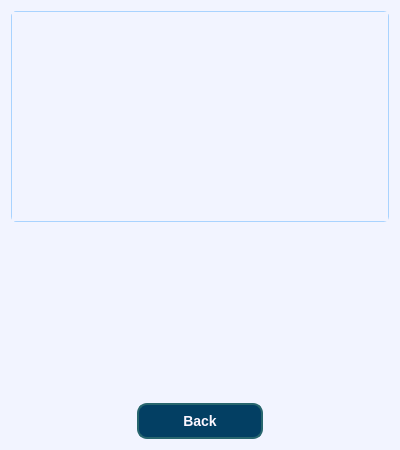
<?xml version="1.0" encoding="UTF-8"?>
<ui version="4.0">
 <class>clients_window</class>
 <widget class="QWidget" name="clients_window">
  <property name="geometry">
   <rect>
    <x>0</x>
    <y>0</y>
    <width>400</width>
    <height>450</height>
   </rect>
  </property>
  <property name="windowTitle">
   <string>clients_window</string>
  </property>
  <property name="styleSheet">
   <string notr="true">QWidget {
    background-color: rgb(242, 244, 255); /* Светлый фон */
}

QMessageBox {
    background-color: rgb(242, 244, 255); /* Светлый фон */
    color: rgb(3, 63, 99); /* Темно-синий цвет текста для контраста */
    border: 2px solid rgb(40, 102, 110); /* Бирюзовая обводка */
    border-radius: 8px; /* Закругленные углы */
}

QMessageBox QLabel {
    color: rgb(3, 63, 99); /* Темный цвет текста */
    font-size: 14px; /* Размер шрифта */
}
QMessageBox QPushButton {
    background-color: rgb(3, 63, 99); /* Синий фон кнопки */
    color: rgb(252, 247, 255); /* Белый цвет текста */
    border: none;
    border-radius: 5px;
    padding: 6px 12px; /* Отступы для приятного вида */
}
QMessageBox QPushButton:hover {
    background-color: rgb(40, 102, 110); /* Цвет при наведении */
}
QInputDialog {
    background-color: rgb(242, 244, 255); /* Светлый фон */
    color: rgb(3, 63, 99); /* Темно-синий цвет текста */
    border: 2px solid rgb(40, 102, 110); /* Бирюзовая обводка */
    border-radius: 8px; /* Закругленные углы */
}

QInputDialog QLabel {
    color: rgb(3, 63, 99); /* Темный синий цвет текста */
    font-size: 14px; /* Размер шрифта */
}

QInputDialog QLineEdit {
    background-color: rgb(252, 247, 255); /* Светлый фон поля ввода */
    color: rgb(3, 63, 99); /* Темный текст */
    border: 1px solid rgb(124, 152, 133); /* Граница поля ввода */
    border-radius: 5px; /* Закругленные углы поля ввода */
    padding: 4px; /* Внутренние отступы */
}

QInputDialog QPushButton {
    background-color: rgb(3, 63, 99); /* Синий фон кнопки */
    color: rgb(252, 247, 255); /* Белый цвет текста */
    border: none;
    border-radius: 5px;
    padding: 6px 12px; /* Отступы для приятного вида */
}

QInputDialog QPushButton:hover {
    background-color: rgb(40, 102, 110); /* Цвет при наведении */
}
QPushButton {
    background-color: rgb(3, 63, 99); /* Тёмно-синий основной цвет */
    color: rgb(252, 247, 255); /* Белый цвет текста */
    border: 2px solid rgb(40, 102, 110); /* Бирюзовая обводка */
    border-radius: 10px; /* Закруглённые края */
    padding: 8px 16px; /* Отступы для приятного вида */
    font-size: 14px; /* Размер шрифта */
    font-weight: bold; /* Жирный текст */
}
QPushButton:hover {
    background-color: rgb(40, 102, 110); /* Цвет кнопки при наведении */
    color: rgb(218, 223, 247); /* Голубой текст при наведении */
}
QPushButton:pressed {
    background-color: rgb(124, 152, 133); /* Цвет при нажатии */
}
QScrollArea {
    background-color: rgb(242, 244, 255); /* Светлый фон */
    border: 1px solid rgb(169, 211, 255); /* Тонкая граница */
    border-radius: 5px; /* Закругленные углы */
}
QScrollBar:vertical {
    background-color: rgb(242, 244, 255); /* Цвет фона скроллбара */
    width: 10px; /* Ширина скроллбара */
}
QScrollBar::handle:vertical {
    background-color: rgb(3, 63, 99); /* Основной цвет ползунка */
    border-radius: 5px;
    min-height: 20px; /* Минимальная высота ползунка */
}
QScrollBar::add-line:vertical, QScrollBar::sub-line:vertical {
    background: none; /* Без линий сверху и снизу */
    height: 0px;
}
</string>
  </property>
  <layout class="QGridLayout" name="gridLayout_2">
   <item row="0" column="0">
    <widget class="QScrollArea" name="scrollArea">
     <property name="widgetResizable">
      <bool>true</bool>
     </property>
     <widget class="QWidget" name="scrollAreaWidgetContents">
      <property name="geometry">
       <rect>
        <x>0</x>
        <y>0</y>
        <width>380</width>
        <height>211</height>
       </rect>
      </property>
     </widget>
    </widget>
   </item>
   <item row="1" column="0">
    <layout class="QGridLayout" name="gridLayout">
     <item row="0" column="0">
      <spacer name="horizontalSpacer">
       <property name="orientation">
        <enum>Qt::Orientation::Horizontal</enum>
       </property>
       <property name="sizeHint" stdset="0">
        <size>
         <width>40</width>
         <height>20</height>
        </size>
       </property>
      </spacer>
     </item>
     <item row="1" column="1">
      <widget class="QPushButton" name="back_button">
       <property name="sizePolicy">
        <sizepolicy hsizetype="Expanding" vsizetype="Fixed">
         <horstretch>0</horstretch>
         <verstretch>0</verstretch>
        </sizepolicy>
       </property>
       <property name="text">
        <string>Back</string>
       </property>
      </widget>
     </item>
     <item row="0" column="1">
      <spacer name="verticalSpacer">
       <property name="orientation">
        <enum>Qt::Orientation::Vertical</enum>
       </property>
       <property name="sizeHint" stdset="0">
        <size>
         <width>20</width>
         <height>40</height>
        </size>
       </property>
      </spacer>
     </item>
     <item row="0" column="2">
      <spacer name="horizontalSpacer_2">
       <property name="orientation">
        <enum>Qt::Orientation::Horizontal</enum>
       </property>
       <property name="sizeHint" stdset="0">
        <size>
         <width>40</width>
         <height>20</height>
        </size>
       </property>
      </spacer>
     </item>
    </layout>
   </item>
  </layout>
 </widget>
 <resources/>
 <connections/>
</ui>
